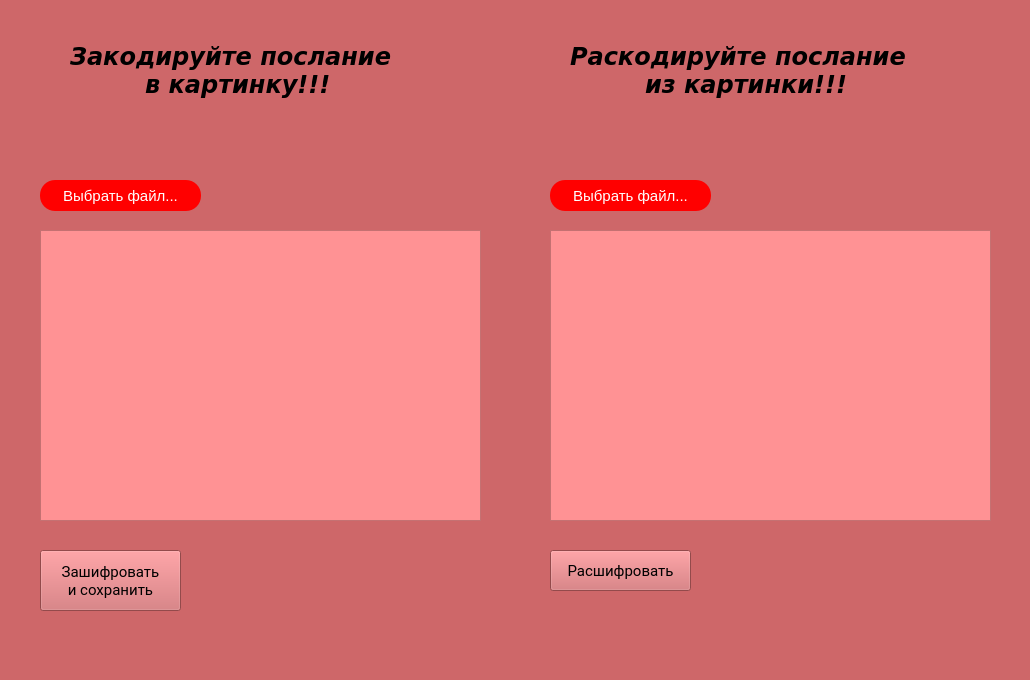
<?xml version="1.0" encoding="UTF-8"?>
<ui version="4.0">
 <class>first_try</class>
 <widget class="QMainWindow" name="first_try">
  <property name="geometry">
   <rect>
    <x>0</x>
    <y>0</y>
    <width>1030</width>
    <height>680</height>
   </rect>
  </property>
  <property name="sizePolicy">
   <sizepolicy hsizetype="Fixed" vsizetype="Fixed">
    <horstretch>0</horstretch>
    <verstretch>0</verstretch>
   </sizepolicy>
  </property>
  <property name="minimumSize">
   <size>
    <width>1030</width>
    <height>680</height>
   </size>
  </property>
  <property name="maximumSize">
   <size>
    <width>1030</width>
    <height>680</height>
   </size>
  </property>
  <property name="windowTitle">
   <string>first_try</string>
  </property>
  <property name="styleSheet">
   <string notr="true">background-color:rgb(206, 103, 105)</string>
  </property>
  <widget class="QWidget" name="centralwidget">
   <widget class="QPushButton" name="pushButton">
    <property name="geometry">
     <rect>
      <x>40</x>
      <y>550</y>
      <width>141</width>
      <height>61</height>
     </rect>
    </property>
    <property name="font">
     <font>
      <family>Roboto</family>
      <pointsize>11</pointsize>
     </font>
    </property>
    <property name="cursor">
     <cursorShape>PointingHandCursor</cursorShape>
    </property>
    <property name="styleSheet">
     <string notr="true">background-color: red;
color: white;
border-radius: 15px;

font-family: Roboto;

QPushButton#pushButton:hover{
background-color: black;
}
</string>
    </property>
    <property name="text">
     <string>Зашифровать
и сохранить</string>
    </property>
   </widget>
   <widget class="QPlainTextEdit" name="plainTextEdit">
    <property name="geometry">
     <rect>
      <x>40</x>
      <y>230</y>
      <width>441</width>
      <height>291</height>
     </rect>
    </property>
    <property name="cursor" stdset="0">
     <cursorShape>IBeamCursor</cursorShape>
    </property>
    <property name="toolTip">
     <string>&lt;html&gt;&lt;head/&gt;&lt;body&gt;&lt;p&gt;Не хотите - не вводите&lt;/p&gt;&lt;/body&gt;&lt;/html&gt;</string>
    </property>
    <property name="styleSheet">
     <string notr="true">font-size: 18px;
background-color:rgb(255, 146, 148)

</string>
    </property>
    <property name="plainText">
     <string/>
    </property>
    <property name="placeholderText">
     <string>Введите текст...</string>
    </property>
   </widget>
   <widget class="QPushButton" name="pushButton_2">
    <property name="geometry">
     <rect>
      <x>40</x>
      <y>180</y>
      <width>161</width>
      <height>31</height>
     </rect>
    </property>
    <property name="font">
     <font>
      <pointsize>11</pointsize>
     </font>
    </property>
    <property name="cursor">
     <cursorShape>PointingHandCursor</cursorShape>
    </property>
    <property name="styleSheet">
     <string notr="true">background-color: red;
color: white;
border-radius: 15px;
alternate-background-color: rgb(170, 85, 255);</string>
    </property>
    <property name="text">
     <string>Выбрать файл...</string>
    </property>
   </widget>
   <widget class="QLabel" name="label">
    <property name="geometry">
     <rect>
      <x>70</x>
      <y>30</y>
      <width>411</width>
      <height>81</height>
     </rect>
    </property>
    <property name="font">
     <font>
      <family>Verdana</family>
      <pointsize>18</pointsize>
      <weight>75</weight>
      <italic>true</italic>
      <bold>true</bold>
      <underline>false</underline>
     </font>
    </property>
    <property name="cursor">
     <cursorShape>ArrowCursor</cursorShape>
    </property>
    <property name="autoFillBackground">
     <bool>false</bool>
    </property>
    <property name="styleSheet">
     <string notr="true">border-color: rgb(255, 0, 4);</string>
    </property>
    <property name="text">
     <string>Закодируйте послание
         в картинку!!!</string>
    </property>
   </widget>
   <widget class="QLabel" name="label_2">
    <property name="geometry">
     <rect>
      <x>570</x>
      <y>30</y>
      <width>421</width>
      <height>81</height>
     </rect>
    </property>
    <property name="font">
     <font>
      <family>Verdana</family>
      <pointsize>18</pointsize>
      <weight>75</weight>
      <italic>true</italic>
      <bold>true</bold>
      <underline>false</underline>
     </font>
    </property>
    <property name="cursor">
     <cursorShape>ArrowCursor</cursorShape>
    </property>
    <property name="autoFillBackground">
     <bool>false</bool>
    </property>
    <property name="styleSheet">
     <string notr="true">border-color: rgb(255, 0, 4);</string>
    </property>
    <property name="text">
     <string>Раскодируйте послание
         из картинки!!!</string>
    </property>
   </widget>
   <widget class="QPlainTextEdit" name="plainTextEdit_2">
    <property name="geometry">
     <rect>
      <x>550</x>
      <y>230</y>
      <width>441</width>
      <height>291</height>
     </rect>
    </property>
    <property name="cursor" stdset="0">
     <cursorShape>IBeamCursor</cursorShape>
    </property>
    <property name="toolTip">
     <string>&lt;html&gt;&lt;head/&gt;&lt;body&gt;&lt;p&gt;Не хотите - не копируйте&lt;/p&gt;&lt;/body&gt;&lt;/html&gt;</string>
    </property>
    <property name="styleSheet">
     <string notr="true">font-size: 18px;
background-color:rgb(255, 146, 148)

</string>
    </property>
    <property name="readOnly">
     <bool>true</bool>
    </property>
    <property name="plainText">
     <string/>
    </property>
    <property name="placeholderText">
     <string>Здесь будет результат...</string>
    </property>
   </widget>
   <widget class="QPushButton" name="pushButton_3">
    <property name="geometry">
     <rect>
      <x>550</x>
      <y>550</y>
      <width>141</width>
      <height>41</height>
     </rect>
    </property>
    <property name="font">
     <font>
      <family>Roboto</family>
      <pointsize>11</pointsize>
     </font>
    </property>
    <property name="cursor">
     <cursorShape>PointingHandCursor</cursorShape>
    </property>
    <property name="styleSheet">
     <string notr="true">background-color: red;
color: white;
border-radius: 15px;

font-family: Roboto;

QPushButton#pushButton:hover{
background-color: black;
}
</string>
    </property>
    <property name="text">
     <string>Расшифровать</string>
    </property>
   </widget>
   <widget class="QPushButton" name="pushButton_4">
    <property name="geometry">
     <rect>
      <x>550</x>
      <y>180</y>
      <width>161</width>
      <height>31</height>
     </rect>
    </property>
    <property name="font">
     <font>
      <pointsize>11</pointsize>
     </font>
    </property>
    <property name="cursor">
     <cursorShape>PointingHandCursor</cursorShape>
    </property>
    <property name="styleSheet">
     <string notr="true">background-color: red;
color: white;
border-radius: 15px;</string>
    </property>
    <property name="text">
     <string>Выбрать файл...</string>
    </property>
   </widget>
  </widget>
  <widget class="QMenuBar" name="menubar">
   <property name="geometry">
    <rect>
     <x>0</x>
     <y>0</y>
     <width>1030</width>
     <height>26</height>
    </rect>
   </property>
  </widget>
  <widget class="QStatusBar" name="statusbar"/>
 </widget>
 <resources/>
 <connections>
  <connection>
   <sender>pushButton</sender>
   <signal>clicked()</signal>
   <receiver>plainTextEdit</receiver>
   <slot>clear()</slot>
   <hints>
    <hint type="sourcelabel">
     <x>110</x>
     <y>596</y>
    </hint>
    <hint type="destinationlabel">
     <x>260</x>
     <y>401</y>
    </hint>
   </hints>
  </connection>
 </connections>
</ui>
